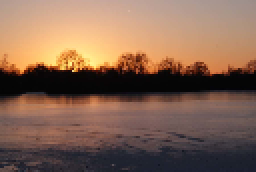
#> input picture small images/new_image1.png, 128 x 86 px, found by its file name (shown 2 times larger)
$ python myHorizon.py 'small images/new_image1.png'   (Python 2 division)   (older library calls are emulated)
#> lines starting #> are read from the running program, lines starting #| are printed output that depends on the picture
import numpy as np
import mpl_toolkits.mplot3d.axes3d as p3
import matplotlib.pyplot as plt
from PIL import Image
import cv2
import sys

def plotPixelData(old_path, scale):
	#opening and resizing an image in PIL
	img_file = Image.open(old_path)
	[xSize, ySize] = img_file.size
	img_file = img_file.resize((int(xSize/scale),int(ySize/scale)), Image.ANTIALIAS)
	img = img_file.load()

	#size of the new downsampled image
	[xSize, ySize] = img_file.size
	_r = []
	_g = []
	_b = []
	colours = []
	for x in range(0,xSize):
		for y in range(0,ySize):
			[r,g,b] = img[x,y]
			r /= 255.0
			_r.append(r)
			g /= 255.0
			_g.append(g)
			b /= 255.0
			_b.append(b)
			colours.append([r,g,b])

	fig = plt.figure()
	ax = p3.Axes3D(fig)
	ax.scatter(_r,_g,_b, c=colours, lw=0)
	ax.set_xlabel('R')
	ax.set_ylabel('G')
	ax.set_zlabel('B')
	fig.add_axes(ax)
	plt.show()
	return

def line(m, b, x, y):
	return y - m*x - b

def detectHorizon(cvImg, xSize, ySize):
	#keeping a resolution of 50 to generate the values of slope and y intercept
	#resolution can be changed by changing this value
	res = 100.0
	slope = np.linspace(-1,1,res)
	inter = np.linspace(0,ySize,res)
	maximum = []
	J_max = 0

	#iterate over all the slope and intercept values
	for m in range(len(slope)):
		for b in range(len(inter)):
			sky = [] #array of pixel values containing sky
			gnd = [] #array of pixel values containing ground

			#iterate over all the pixels in the image and add them to sky and gnd
			for i in range(xSize):
				for j in range(ySize):
					if((line(slope[m],inter[b],i,j)*(-1*inter[b])) > 0):
						sky.append(cvImg[j,i])
					else:
						gnd.append(cvImg[j,i])


			#find covariance of the sky and gnd pixels
			sky = np.transpose(sky)
			gnd = np.transpose(gnd)
			try:
				co_s = np.cov(sky)
				co_g = np.cov(gnd)
				co_sD = np.linalg.det(co_s)
				co_gD = np.linalg.det(co_g)
				eig_s, _ = np.linalg.eig(co_s)
				eig_g, _ = np.linalg.eig(co_g)

				J = 1/(co_sD + co_gD + (eig_s[0]+eig_s[1]+eig_s[2])**2 + (eig_g[0]+eig_g[1]+eig_g[2])**2)
				if J > J_max:
					J_max = J
					maximum = [slope[m], inter[b]]
					print maximum
			except Exception:
				pass

	return maximum

def display(window, image):
	cv2.namedWindow( window )
	cv2.imshow( window, image );
	cv2.waitKey(0)


def plot(cvImg, horizon, path):
	xSize = cvImg.shape[1]
	print "xSize", xSize
	m = horizon[0]
	b = horizon[1]
	y2 = int(m*(xSize-1)+b)
	cv2.line(cvImg, (0,int(b)), (xSize-1, y2), (0,0,255), 2)
	display("horizon", cvImg)

filename = sys.argv[1]
filename = "sample images/" + filename
#just some constants
old_path = []
# [4 lines of commented-out code are left out]
old_path.append(filename)

scale = 10.0

for path in old_path:
	#opening the new image in CV
	print "--------------------------------"
	print "Processing image: ", path
	cvImg_original = cv2.imread(path)
#> cvImg_original is the input picture: shape (86, 128, 3); mean B, G, R 82.3, 100.6, 132.1
	ySize = cvImg_original.shape[0]
#> ySize = 86
	xSize = cvImg_original.shape[1]
#> xSize = 128
	cvImg = cv2.resize(cvImg_original, (0,0), fx=1/scale, fy=1/scale)
	ySize = cvImg.shape[0]
#> ySize = 9
	xSize = cvImg.shape[1]
#> xSize = 13
	# cvImg = cv2.GaussianBlur(cvImg,(5,5),0)

	# plot pixel data in RGB space
	# plotPixelData(path, 10)

	horizon = []
	horizon = detectHorizon(cvImg, xSize, ySize)
#> after the loop in detectHorizon, `for m in range(len(slope)):`: J_max = 1.93e-08; maximum = [-0.0707, 2.91]
#> horizon = [-0.0707, 2.91]

	horizon[1] *= scale
	plot(cvImg_original, horizon, path)
#| xSize 128
#> in plot, `m = horizon[0]`: m = -0.0707
#> in plot, `b = horizon[1]`: b = 29.09
#> in plot, `y2 = int(m*(xSize-1)+b)`: y2 = 20
#> in plot, `cv2.line(cvImg, (0,int(b)), (xSize-1, y2), (0,0,255), 2)`:
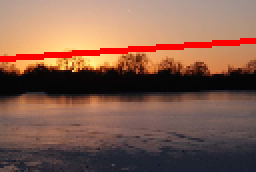
#> cvImg: shape (86, 128, 3) (shown 2 times larger); mean B, G, R 78.3, 94.6, 133
